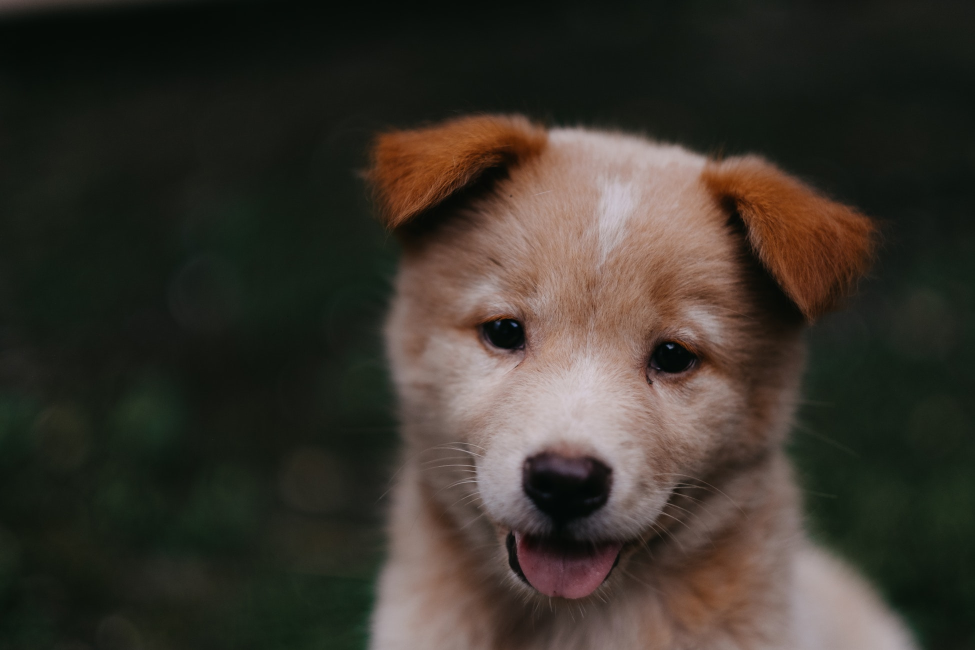
#> input picture DATA/00-puppy.jpg, 1950 x 1300 px (shown at 1/2 size)
$ jupyter execute Working.ipynb   (shell and % lines are left out)
#> lines starting #> are read from the running program, lines starting #| are printed output that depends on the picture; after the words box and inside, x2 and y2 are one past the last pixel; in counts of white or black regions, pixels touching at a corner belong together
[cell 1]
import cv2
import numpy as np

import matplotlib.pyplot as plt

[cell 2]
import cv2

[cell 3]
img = cv2.imread('../DATA/00-puppy.jpg')
#> img is the input picture: shape (1300, 1950, 3); mean B, G, R 43.8, 51.8, 57.3

[cell 4]
type(img)

[cell 5]
img.shape
#> Out = (1300, 1950, 3)

[cell 6]
plt.imshow(img)

[cell 7]
# Defaults
# MATPLOTLIB --> RGB
# OPENCV --> BGR

fix_img = cv2.cvtColor(img, cv2.COLOR_BGR2RGB)

[cell 8]
plt.imshow(fix_img)

[cell 9]
img_gray = cv2.imread('../DATA/00-puppy.jpg', cv2.IMREAD_GRAYSCALE)
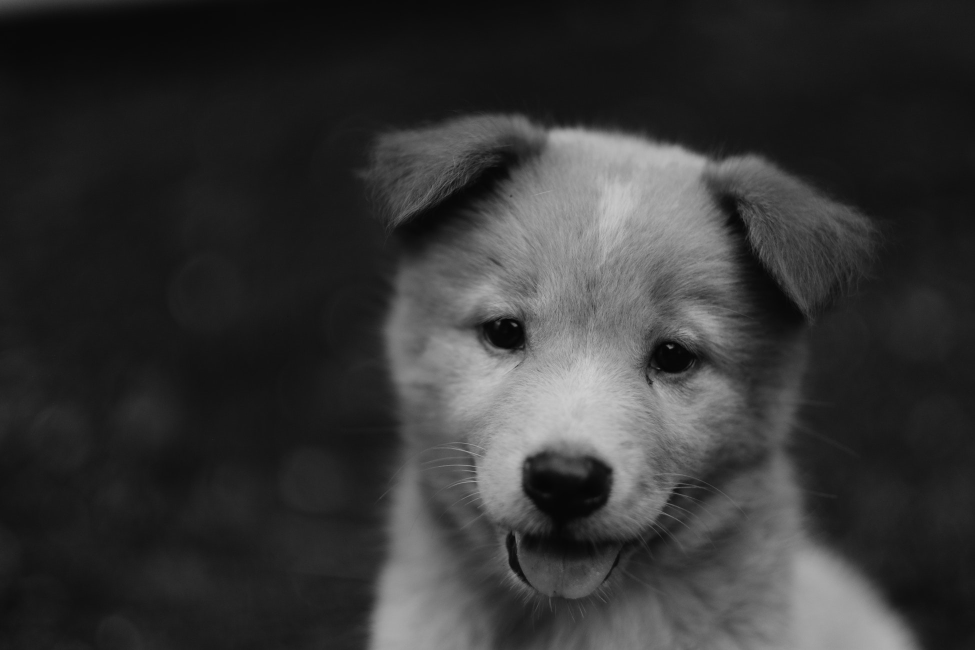
#> img_gray: shape (1300, 1950) (shown at 1/2 size); min 1, max 209, mean 52.6

[cell 10]
img_gray.shape
#> Out = (1300, 1950)

[cell 11]
plt.imshow(img_gray, cmap='gray')

[cell 12]
plt.imshow(fix_img)

[cell 13]
fix_img.shape
#> Out = (1300, 1950, 3)

[cell 14]
new_img = cv2.resize(fix_img, (1000, 400))
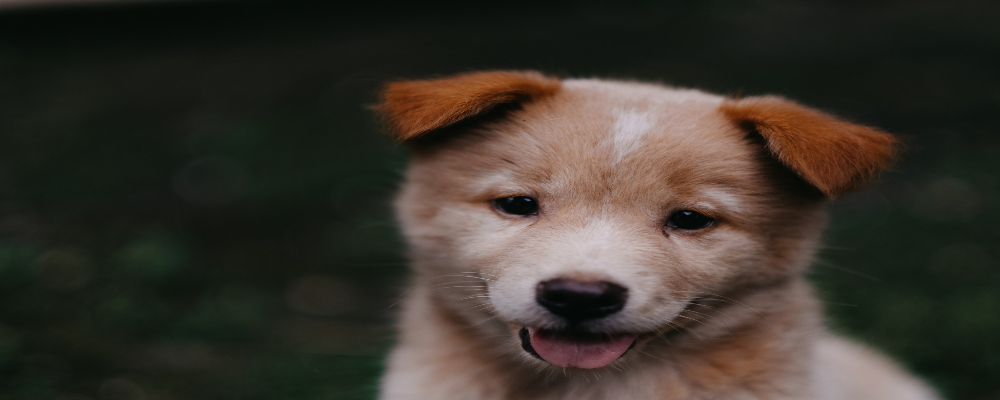
#> new_img: shape (400, 1000, 3); mean R, G, B 57.2, 51.8, 43.7
plt.imshow(new_img)

[cell 15]
w_ratio = 0.5
h_ratio = 0.2

[cell 16]
new_img = cv2.resize(fix_img, (0,0), fix_img, w_ratio, h_ratio)
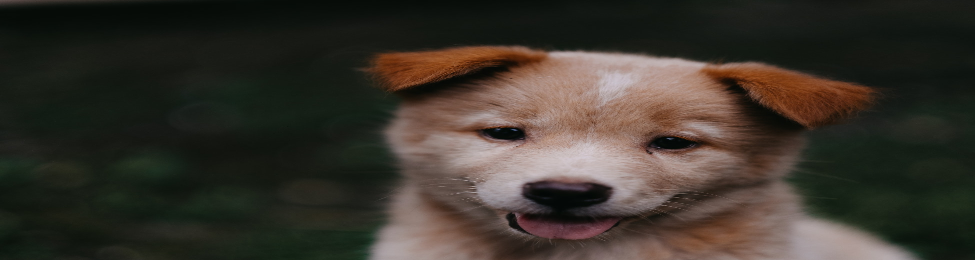
#> new_img: shape (260, 975, 3); mean R, G, B 57.4, 52, 43.9
plt.imshow(new_img)

[cell 17]
new_image = cv2.flip(fix_img, 0)
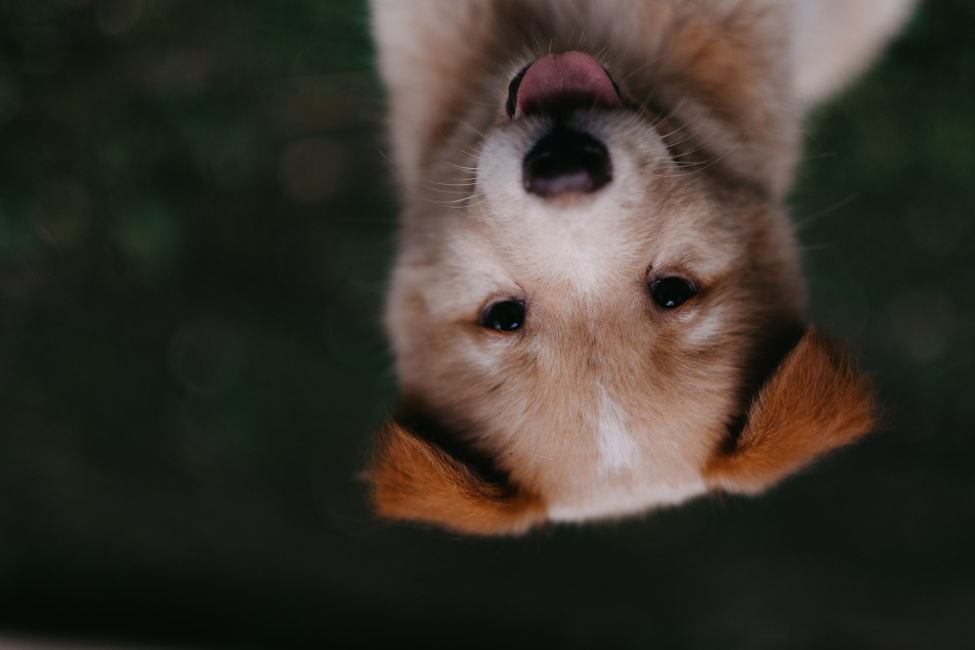
#> new_image: shape (1300, 1950, 3) (shown at 1/2 size); mean R, G, B 57.3, 51.8, 43.8
plt.imshow(new_image)

[cell 18]
type(fix_img)

[cell 19]
cv2.imwrite('tots_new.jpg', fix_img)
#> Out = True

[cell 20]
fig = plt.figure(figsize=(10,8))
ax = fig.add_subplot(111)
ax.imshow(fix_img)

[cell 21]
import cv2

img = cv2.imread('../DATA/00-puppy.jpg')

cv2.imshow('Puppy', img)

cv2.waitKey()

[cell 22]
import cv2
import numpy as np

import matplotlib.pyplot as plt

[cell 23]
blank_img = np.zeros(shape=(512,512,3),dtype=np.int16)
blank_img.shape

[cell 24]
plt.imshow(blank_img)

[cell 25]
cv2.rectangle(blank_img,pt1=(384,10),pt2=(500, 150), color=(10,255,0),thickness=10)

[cell 26]
plt.imshow(blank_img)

[cell 27]
cv2.rectangle(blank_img,pt1=(200,200),pt2=(300,300),color=(0,0,255), thickness=10)
#> blank_img: shape (512, 512, 3) int16; mean of channels 0, 1, 2 0.2, 5.4, 4.2

[cell 28]
plt.imshow(blank_img)

[cell 29]
cv2.circle(img=blank_img,center=(100,100),radius=50,color=(255,0,0),thickness=8)
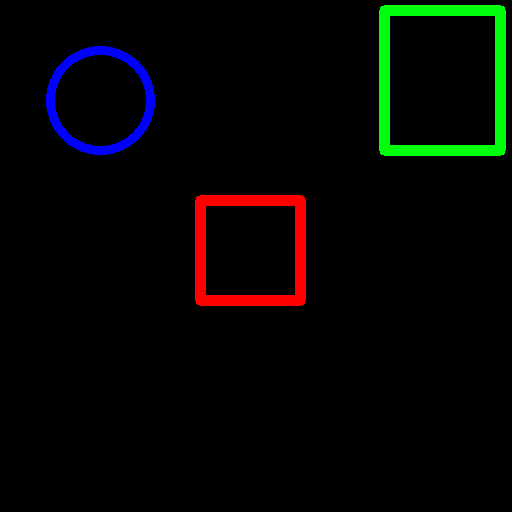
#> blank_img: shape (512, 512, 3) int16; mean of channels 0, 1, 2 2.9, 5.4, 4.2; drawn as B, G, R

[cell 30]
plt.imshow(blank_img)

[cell 31]
cv2.circle(img=blank_img,center=(400,400),radius=50,color=(255,0,0),thickness=-1)
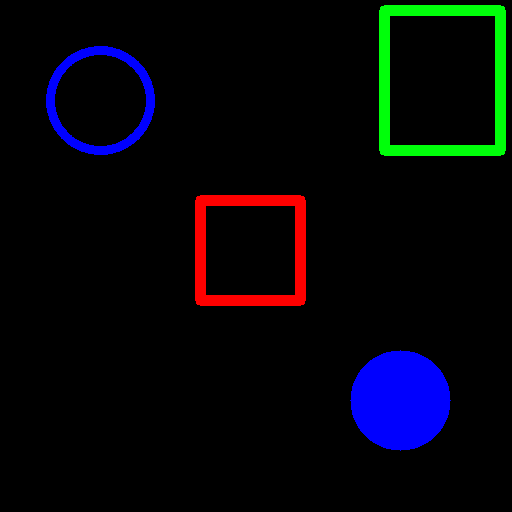
#> blank_img: shape (512, 512, 3) int16; 2.99% of pixels changed, all inside (x1, y1, x2, y2) = (350, 350, 451, 451); drawn as B, G, R

[cell 32]
plt.imshow(blank_img)

[cell 33]
cv2.line(blank_img,pt1=(0,0),pt2=(512,512),color=(102,255,255), thickness=5)
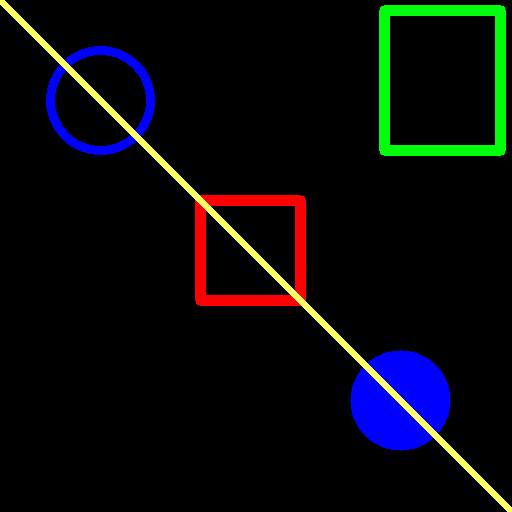
#> blank_img: shape (512, 512, 3) int16; 1.75% of pixels changed, all inside (x1, y1, x2, y2) = (0, 0, 512, 512); drawn as B, G, R
plt.imshow(blank_img)

[cell 34]
font = cv2.FONT_HERSHEY_SIMPLEX
cv2.putText(blank_img,text='Hello', org=(10, 500),fontFace=font,fontScale=4,color=(255,255,255),thickness=3,lineType=cv2.LINE_AA)
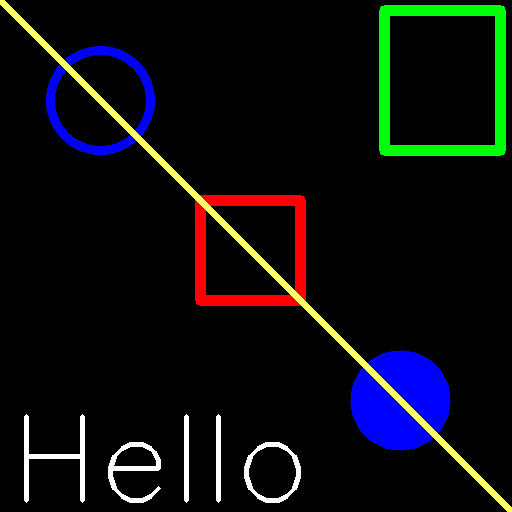
#> blank_img: shape (512, 512, 3) int16; 1.42% of pixels changed, all inside (x1, y1, x2, y2) = (24, 414, 301, 503); drawn as B, G, R
plt.imshow(blank_img)
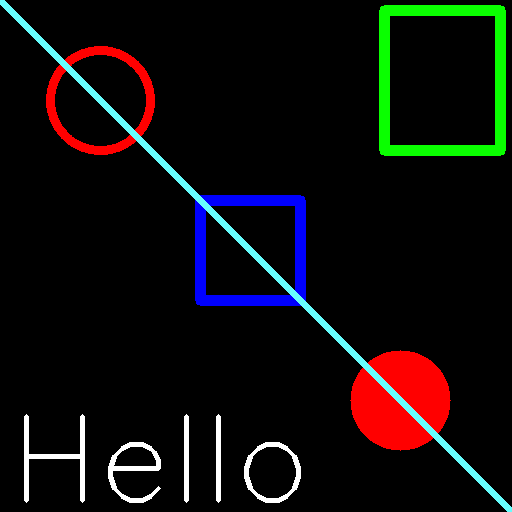
#> shown: shape (512, 512, 3); mean R, G, B 15.3, 13.5, 12.2

[cell 35]
blank_img = np.zeros(shape=(512,512,3),dtype=np.int32)
plt.imshow(blank_img)

[cell 36]
vertices = np.array([[100,300],[200,200],[400,300],[200,400]],dtype=np.int32)
vertices.shape

[cell 37]
pts = vertices.reshape((-1,1,2))

[cell 38]
cv2.polylines(blank_img,[pts],isClosed=True,color=(255,0,0),thickness=5)
plt.imshow(blank_img)
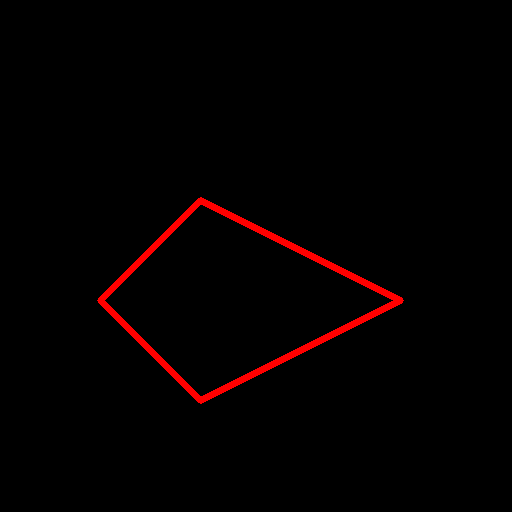
#> shown: shape (512, 512, 3); mean R, G, B 4.7, 0, 0

## Direct Drawing on Images with a mouse

[cell 39]
import cv2
import numpy as np

img = np.zeros((512,512,3))

def draw_circle(event, x, y, flags, param):

    if event == cv2.EVENT_LBUTTONDOWN:
        cv2.circle(img, (x,y), 100,(0,255,0),-1)

    elif event == cv2.EVENT_RBUTTONDOWN:
        cv2.circle(img, (x,y), 100,(255,0,0),-1)
cv2.namedWindow(winname='my_drawing')
cv2.setMouseCallback('my_drawing', draw_circle)

while True:
    cv2.imshow('my_drawing',img)

    if cv2.waitKey(20) & 0xFF == 27:
#> (key Esc is pressed here)
        break

cv2.destroyAllWindows()

## Drag Rectangles

[cell 40]
import cv2
import numpy as np

# VARIABLES
drawing = False
ix = -1
iy = -1

# FUNCTION
def draw_rectangle(event,x,y,flags,params):

    global ix,iy,drawing

    if event == cv2.EVENT_LBUTTONDOWN:

        drawing = True
        ix,iy = x,y

    elif event == cv2.EVENT_MOUSEMOVE:
        if drawing == True:
            cv2.rectangle(img,(ix,iy),(x,y),(0,255,0),-1)

    elif event == cv2.EVENT_LBUTTONUP:
        drawing = False
        cv2.rectangle(img,(ix,iy),(x,y),(0,255,0),-1)


# SHOW IMAGE
img = np.zeros((512,512,3))

cv2.namedWindow(winname='my_drawing')
cv2.setMouseCallback('my_drawing', draw_rectangle)

# MAIN LOOP
while True:
    cv2.imshow('my_drawing',img)

    if cv2.waitKey(1) & 0xFF == 27:
#> (key Esc is pressed here)

$ run again, with DATA/Denis_Mukwege.jpg copied over DATA/00-puppy.jpg
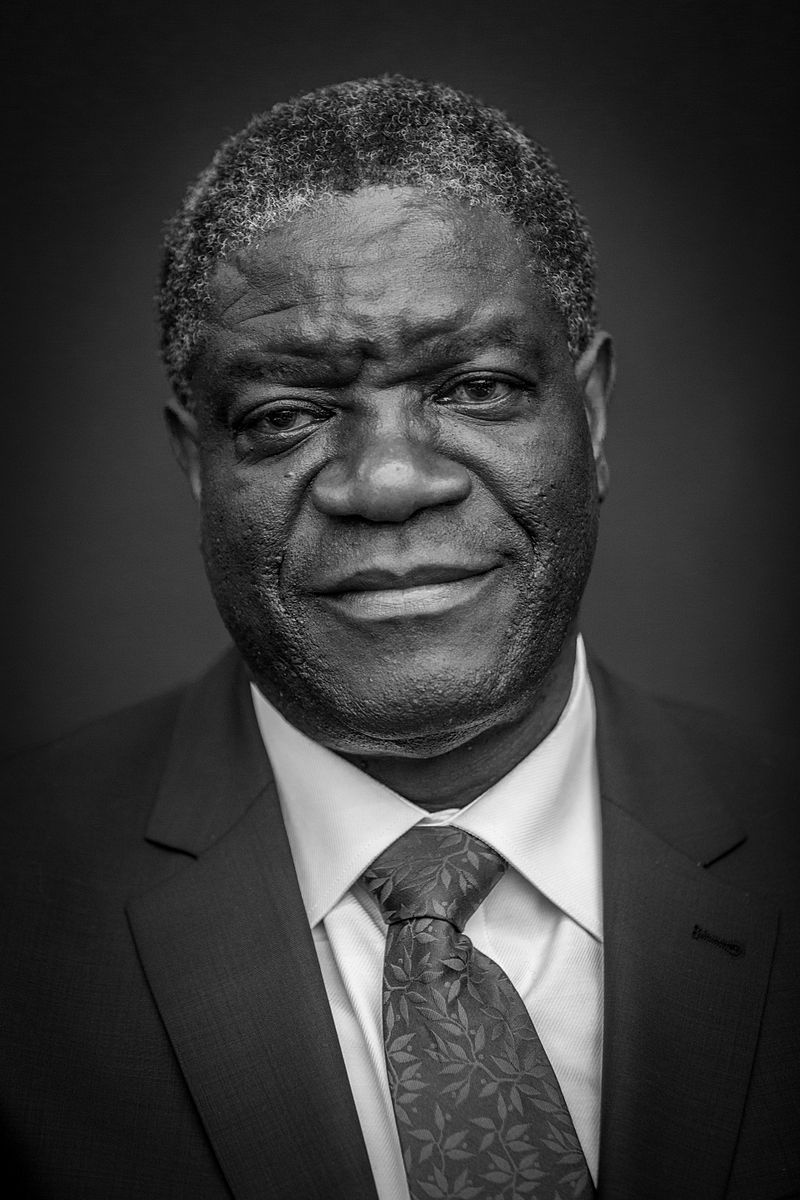
#> input picture DATA/Denis_Mukwege.jpg, 800 x 1200 px
#> img is the input picture: shape (1200, 800, 3); min 0, max 255, mean 58.8
#> `new_img = cv2.resize(fix_img, (0,0), fix_img, w_ratio, h_ratio)`:
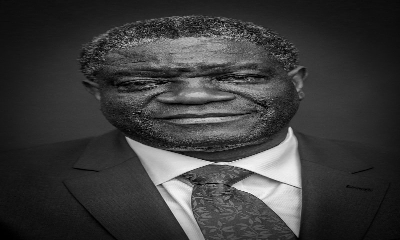
#> new_img: shape (240, 400, 3); min 0, max 246, mean 59
#> `new_image = cv2.flip(fix_img, 0)`:
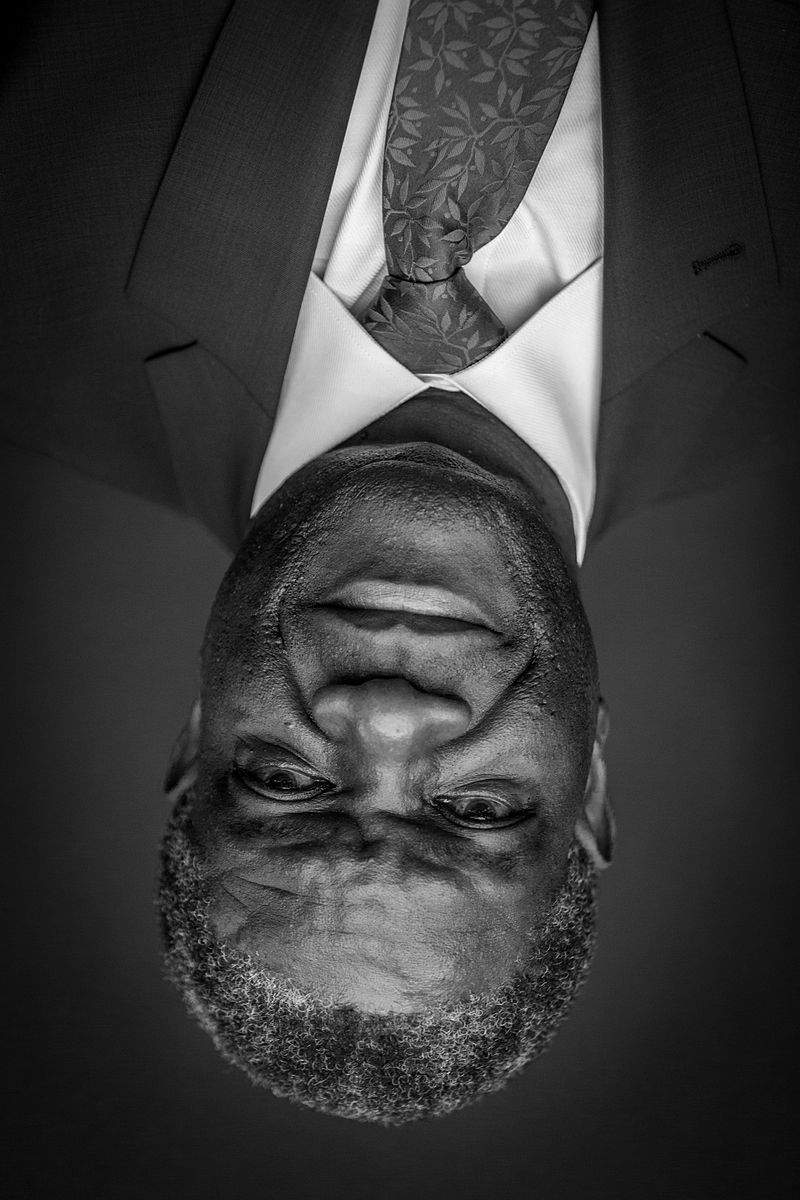
#> new_image: shape (1200, 800, 3); min 0, max 255, mean 58.8
#> `cv2.imwrite('tots_new.jpg', fix_img)`: Out = True

$ run again, with DATA/Nadia_Murad.jpg copied over DATA/00-puppy.jpg
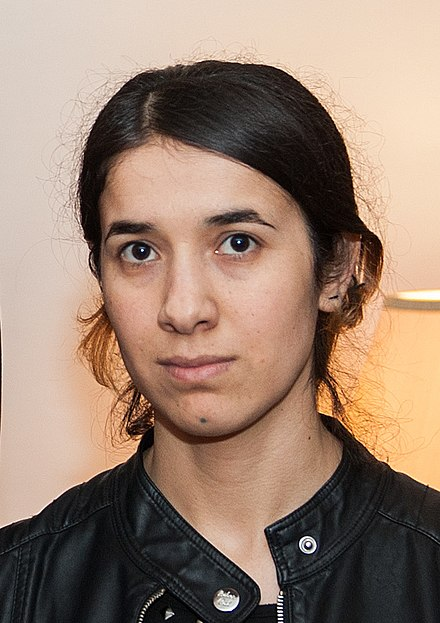
#> input picture DATA/Nadia_Murad.jpg, 440 x 623 px
#> img is the input picture: shape (623, 440, 3); mean B, G, R 112.7, 129.2, 153.8
#> `new_image = cv2.flip(fix_img, 0)`:
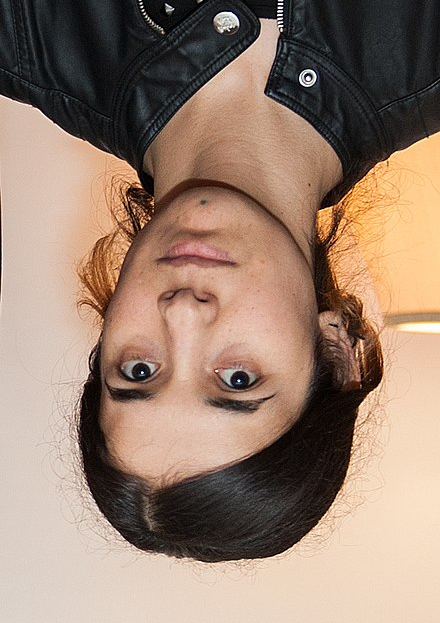
#> new_image: shape (623, 440, 3); mean R, G, B 153.8, 129.2, 112.7
#> `cv2.imwrite('tots_new.jpg', fix_img)`: Out = True
